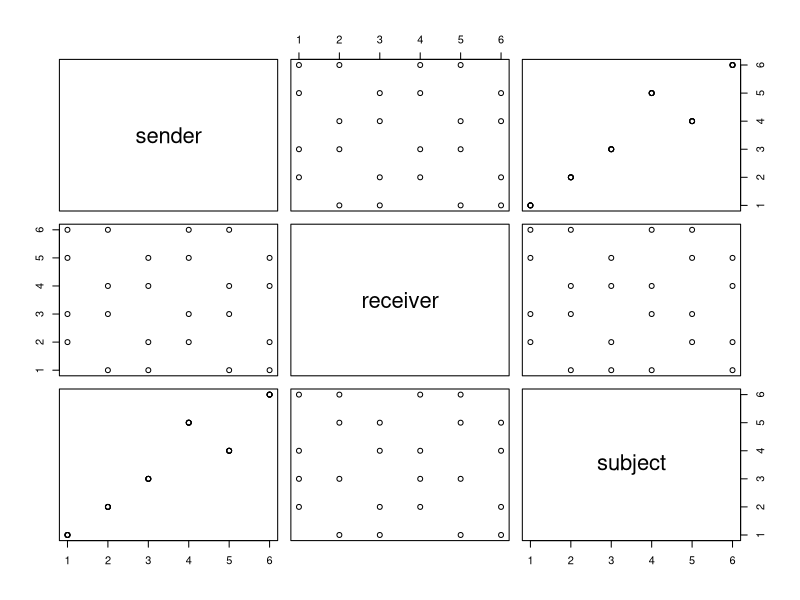

Generate this figure with R:
## ---- chunk 1
# load packages
library(igraph)
library(tidyverse)

# custom functions
# dplyr select
select <- dplyr::select

# read in data seperately
dat <- read_csv('../data/data.csv')
rounds <- read_csv('../data/rounds.csv')
edgelist <- read_csv('../data/edgelist.csv')


## ---- chunk 2
# for the next steps, we need to move title to the last column
edge1 <- edgelist %>%
  filter(condition == 'visible') %>%
  select(sender, receiver, subject)

# create network object. non-directed
net <- graph_from_data_frame(
  edge1,
  directed = FALSE
)

# plot
plot(edge1)

